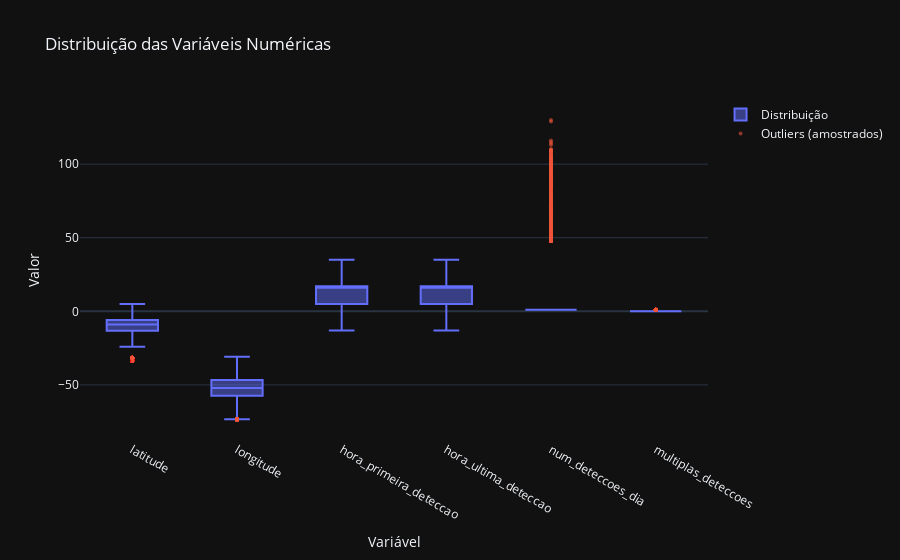

Write notebook code for a chart like this one.
### Code cell
# Por razões de performance, amostrar somente uma quantidade
# limitada de outliers e pontos por variável
MAX_OUTLIERS_PER_VAR = 3000

stats = (
    pl.concat([col_stats(c) for c in NUMERIC_COLS], how='vertical')
    .with_columns([
        (pl.col('q3') - pl.col('q1')).alias('iqr'),
        (pl.col('q1') - 1.5 * (pl.col('q3') - pl.col('q1'))).alias('lowerfence'),
        (pl.col('q3') + 1.5 * (pl.col('q3') - pl.col('q1'))).alias('upperfence'),
    ])
    .select(['variavel', 'q1', 'median', 'q3', 'lowerfence', 'upperfence'])
)

s = stats.to_dict(as_series=False)

outliers_long = (
    df_daily
    .select(NUMERIC_COLS)
    .unpivot(variable_name='variavel', value_name='valor')
    .drop_nulls('valor')
    .with_columns(pl.col('valor').cast(pl.Float64))
    .join(stats.select(['variavel', 'lowerfence', 'upperfence']), on='variavel', how='inner')
    .filter((pl.col('valor') < pl.col('lowerfence')) | (pl.col('valor') > pl.col('upperfence')))
    # Pega os outliers mais distantes das cercas
    .with_columns(
        pl.when(pl.col('valor') < pl.col('lowerfence'))
          .then(pl.col('lowerfence') - pl.col('valor'))
          .otherwise(pl.col('valor') - pl.col('upperfence'))
          .alias('dist_fence')
    )
    .sort(['variavel', 'dist_fence'], descending=[False, True])
    .group_by('variavel', maintain_order=True)
    .head(MAX_OUTLIERS_PER_VAR)
    .select(['variavel', 'valor'])
)

o = outliers_long.to_dict(as_series=False)

fig = go.Figure()

fig.add_trace(go.Box(
    x=s['variavel'],
    q1=s['q1'],
    median=s['median'],
    q3=s['q3'],
    lowerfence=s['lowerfence'],
    upperfence=s['upperfence'],
    boxpoints=False,
    name='Distribuição'
))

fig.add_trace(go.Scatter(
    x=o['variavel'],
    y=o['valor'],
    mode='markers',
    name=f'Outliers (amostrados)',
    marker=dict(size=4, opacity=0.55),
))

fig.update_layout(
    title='Distribuição das Variáveis Numéricas',
    xaxis_title='Variável',
    yaxis_title='Valor',
)
fig.show()

### Figure 1 — Plotly figure (JSON) as saved in the notebook; plotly's stock layout.template omitted (floating-point values rounded to 4 significant figures; data arrays with more than 128 entries replaced by an {"elided": "..."} marker saying what was removed)
{"data": [{"boxpoints": false, "lowerfence": [-24.06, -73.28, -13.0, -13.0, 1.0, 0.0], "median": [-8.952, -52.08, 16.0, 16.0, 1.0, 0.0], "name": "Distribuição", "q1": [-13.2, -57.37, 5.0, 5.0, 1.0, 0.0], "q3": [-5.958, -46.77, 17.0, 17.0, 1.0, 0.0], "upperfence": [4.901, -30.86, 35.0, 35.0, 1.0, 0.0], "x": ["latitude", "longitude", "hora_primeira_deteccao", "hora_ultima_deteccao", "num_deteccoes_dia", "multiplas_deteccoes"], "type": "box"}, {"marker": {"opacity": 0.55, "size": 4}, "mode": "markers", "name": "Outliers (amostrados)", "x": {"elided": "11404 str values"}, "y": {"elided": "11404 float values"}, "type": "scatter"}], "layout": {"title": {"text": "Distribuição das Variáveis Numéricas"}, "xaxis": {"title": {"text": "Variável"}}, "yaxis": {"title": {"text": "Valor"}}}}
